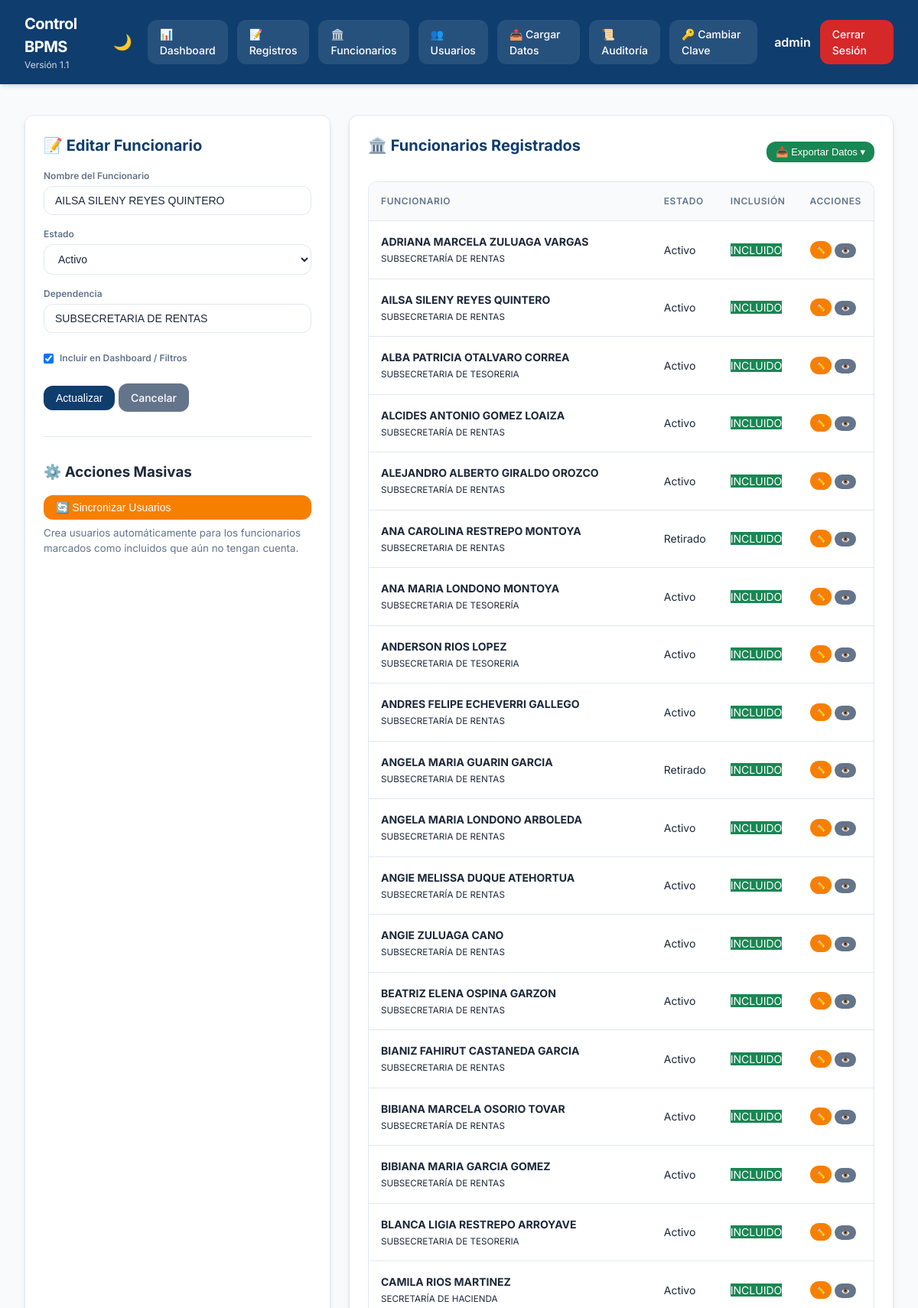
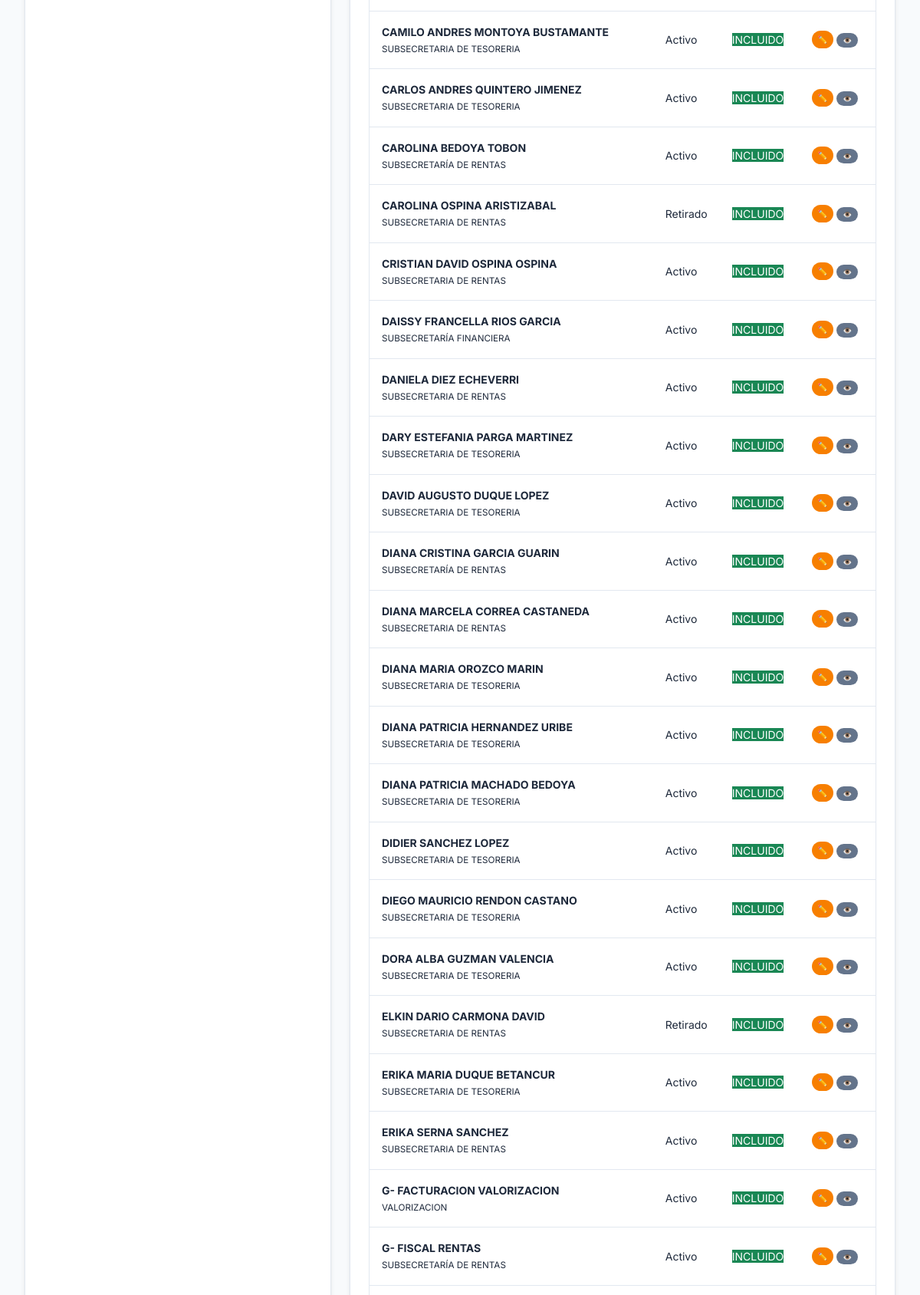
Screenshot of /admin/hacienda?edit_staff_id=2 (signed in, upper part) with the database file from the repository (2 pictures, top to bottom).
### tables this page shows
CREATE TABLE users (id INTEGER PRIMARY KEY AUTOINCREMENT, username TEXT UNIQUE NOT NULL, password_hash TEXT NOT NULL, role TEXT NOT NULL CHECK(role IN ('admin','user')), full_name TEXT, is_active INTEGER DEFAULT 1, force_password_change INTEGER DEFAULT 1, last_login_at TEXT);

CREATE TABLE hacienda_staff (id INTEGER PRIMARY KEY AUTOINCREMENT, name TEXT UNIQUE NOT NULL, status TEXT, dependency TEXT, include_flag INTEGER DEFAULT 1);

### app.py (the view, shortened to what this page needs)
@app.route("/admin/hacienda", methods=["GET","POST"])
def admin_hacienda():
    user = current_user()
    if not user or user["role"] != "admin": return redirect(url_for("login"))
    edit_id = request.args.get("edit_staff_id")
    edit_staff = database.query_one("SELECT * FROM hacienda_staff WHERE id=?", (edit_id,)) if edit_id else None
    staff = database.query_all("SELECT * FROM hacienda_staff ORDER BY name")
    return render_template("admin_hacienda.html", title="Hacienda", user=user, staff=staff, edit_staff=edit_staff)

### app.py (called while the page is built)
def current_user():
    username = session.get("username")
    return database.query_one("SELECT * FROM users WHERE username=?", (username,)) if username else None

### database.py (called while the page is built)
@contextmanager
def get_db():
    conn = sqlite3.connect(DB_PATH)
    conn.row_factory = sqlite3.Row
    try:
        yield conn
    finally:
        conn.close()

def query_all(sql, params=()):
    with get_db() as conn:
        return [dict(row) for row in conn.execute(sql, params).fetchall()]

def query_one(sql, params=()):
    with get_db() as conn:
        row = conn.execute(sql, params).fetchone()
        return dict(row) if row else None

### templates/admin_hacienda.html (shortened to what this page needs)
{% extends "base.html" %}
{% block content %}
<div class="admin-grid">
    <div class="panel">
        <h2>{% if edit_staff %}📝 Editar Funcionario{% else %}➕ Agregar Funcionario{% endif %}</h2>
        <form method="post" class="stack">
            <div class="field">
                <label>Nombre del Funcionario</label>
                <input type="text" name="name" value="{{ edit_staff.name if edit_staff else '' }}" required placeholder="Tal cual aparece en el Excel">
            </div>
            <div class="field">
                <label>Estado</label>
                <select name="status">
                    <option value="Activo" {% if edit_staff and edit_staff.status == 'Activo' %}selected{% endif %}>Activo</option>
                </select>
            </div>
            <div class="field">
                <label>Dependencia</label>
                <input type="text" name="dependency" value="{{ edit_staff.dependency if edit_staff else '' }}" placeholder="Opcional">
            </div>
            <div class="field" style="flex-direction: row; align-items: center; gap: 0.5rem; padding: 0.5rem 0;">
                <input type="checkbox" name="include_flag" id="include_flag" {% if not edit_staff or edit_staff.include_flag %}checked{% endif %}>
                <label for="include_flag">Incluir en Dashboard / Filtros</label>
            </div>
            <div class="button-row">
                <button type="submit" class="btn btn-primary">{% if edit_staff %}Actualizar{% else %}Agregar{% endif %}</button>
                {% if edit_staff %}
                <a href="{{ url_for('admin_hacienda') }}" class="btn btn-muted">Cancelar</a>
                {% endif %}
            </div>
        </form>
        <hr style="margin: 2rem 0; border: none; border-top: 1px solid var(--border);">
        <h3>⚙️ Acciones Masivas</h3>
        <form method="post" style="margin-top: 1rem;">
            <button type="submit" class="btn btn-secondary" style="width: 100%;">🔄 Sincronizar Usuarios</button>
            <p><small style="color: var(--text-muted); display: block; margin-top: 0.5rem;">Crea usuarios automáticamente para los funcionarios marcados como incluidos que aún no tengan cuenta.</small></p>
        </form>
    </div>
    <div class="panel">
        <div style="display: flex; justify-content: space-between; align-items: center; position: relative; z-index: 1050;">
            <h2>🏛️ Funcionarios Registrados</h2>
            <div class="export-dropdown">
                <button class="btn btn-success" style="padding: 6px 12px; font-size: 13px;">📥 Exportar Datos ▾</button>
            </div>
        </div>
        <div class="table-wrap" style="padding: 0; margin-top: 1rem;">
            <table>
                <thead>
                    <tr>
                        <th>Funcionario</th>
                        <th>Estado</th>
                        <th>Inclusión</th>
                        <th>Acciones</th>
                    </tr>
                </thead>
                <tbody>
                    {% for s in staff %}
                    <tr>
                        <td>
                            <b>{{ s.name }}</b><br>
                            <small>{{ s.dependency or '-' }}</small>
                        </td>
                        <td><span class="badge">{{ s.status }}</span></td>
                        <td>
                            <span class="badge" style="background: {{ 'var(--success)' if s.include_flag else 'var(--text-muted)' }}; color: white;">
                                {{ 'INCLUIDO' if s.include_flag else 'EXCLUIDO' }}
                            </span>
                        </td>
                        <td>
                            <div style="display: flex; gap: 0.25rem;">
                                <a href="{{ url_for('admin_hacienda', edit_staff_id=s.id) }}" class="btn btn-secondary" style="padding: 4px 8px; font-size: 10px;">✏️</a>
                                <form method="post" style="display:inline;">
                                    <button type="submit" class="btn btn-muted" style="padding: 4px 8px; font-size: 10px;" title="Alternar Inclusión">👁️</button>
                                </form>
                            </div>
                        </td>
                    </tr>
                    {% endfor %}
                </tbody>
            </table>
        </div>
    </div>
</div>
{% endblock %}

### templates/base.html (shortened to what this page needs)
<!DOCTYPE html>
<html lang="es">
<head>
    <link rel="stylesheet" href="{{ url_for('static', filename='styles.css') }}">
</head>
<body class="{% if request.cookies.get('theme') == 'dark' %}dark-mode{% endif %}">
    {% if user %}
    <header class="topbar">
        <div class="topbar-left">
            <h1>Control BPMS</h1>
            <div class="sub">Versión 1.1</div>
        </div>
        <nav class="nav-right">
            <button class="theme-toggle" id="themeToggle" title="Cambiar tema">
                {% if request.cookies.get('theme') == 'dark' %}☀️{% else %}🌙{% endif %}
            </button>
            <a href="{{ url_for('dashboard') }}" class="navbtn">📊 Dashboard</a>
            <a href="{{ url_for('registros') }}" class="navbtn">📝 Registros</a>
            {% if user.role == 'admin' %}
            <a href="{{ url_for('admin_hacienda') }}" class="navbtn">🏛️ Funcionarios</a>
            <a href="{{ url_for('admin_users') }}" class="navbtn">👥 Usuarios</a>
            <a href="{{ url_for('admin_upload') }}" class="navbtn">📤 Cargar Datos</a>
            <a href="{{ url_for('admin_audit') }}" class="navbtn">📜 Auditoría</a>
            {% endif %}
            <a href="{{ url_for('change_password') }}" class="navbtn">🔑 Cambiar Clave</a>
            <span class="user-badge" style="margin-left: 10px; font-weight: 600;">{{ user.username }}</span>
            <a href="{{ url_for('logout') }}" class="logout">Cerrar Sesión</a>
        </nav>
    </header>
    {% endif %}
    <main class="content">
        {% block content %}{% endblock %}
    </main>
</body>
</html>

### static/styles.css (style rules this page uses)
:root { --primary: #0f3d6e; --primary-light: #1e56a0; --secondary: #f77f00; --success: #198754; --danger: #d62828; --warning: #fcbf49; --info: #4cc9f0; --bg: #f8fafc; --surface: #ffffff; --text: #1e293b; --text-muted: #64748b; --border: #e2e8f0; --shadow: 0 4px 6px -1px rgb(0 0 0 / 0.1), 0 2px 4px -2px rgb(0 0 0 / 0.1); --glass-bg: rgba(255, 255, 255, 0.7); --glass-border: rgba(255, 255, 255, 0.3); --radius: 12px; --transition: all 0.3s cubic-bezier(0.4, 0, 0.2, 1); }
* { box-sizing: border-box; margin: 0; padding: 0; }
body { font-family: 'Inter', system-ui, -apple-system, sans-serif; background-color: var(--bg); color: var(--text); line-height: 1.5; transition: var(--transition); min-height: 100vh; }
.topbar { display: flex; justify-content: space-between; align-items: center; padding: 1rem 2rem; background-color: var(--primary); color: white; position: sticky; top: 0; z-index: 1000; box-shadow: var(--shadow); }
.topbar-left h1 { font-size: 1.25rem; font-weight: 700; letter-spacing: -0.025em; }
.topbar-left .sub { font-size: 0.75rem; opacity: 0.8; }
.nav-right { display: flex; gap: 0.75rem; align-items: center; }
.navbtn, .logout, .btn { padding: 0.5rem 1rem; border-radius: var(--radius); text-decoration: none; font-weight: 500; font-size: 0.875rem; transition: var(--transition); border: none; cursor: pointer; display: inline-flex; align-items: center; gap: 0.5rem; }
.navbtn { background: rgba(255, 255, 255, 0.1); color: white; }
.logout { background: var(--danger); color: white; }
.theme-toggle { background: transparent; border: none; color: white; font-size: 1.25rem; cursor: pointer; padding: 0.5rem; border-radius: 50%; transition: var(--transition); }
.filters select, .filters input, .stack input, .stack select, textarea { padding: 0.625rem 0.875rem; border: 1px solid var(--border); border-radius: var(--radius); background-color: var(--surface); color: var(--text); font-size: 0.875rem; transition: var(--transition); outline: none; }
.btn-primary { background: var(--primary); color: white; }
.btn-secondary { background: var(--secondary); color: white; }
.btn-muted { background: var(--text-muted); color: white; }
.btn-success { background: var(--success); color: white; }
.table-wrap { padding: 0 2rem 2rem; overflow-x: auto; }
table { width: 100%; border-collapse: separate; border-spacing: 0; background-color: var(--surface); border-radius: var(--radius); overflow: hidden; border: 1px solid var(--border); box-shadow: var(--shadow); }
th, td { padding: 1rem; font-size: 0.875rem; text-align: left; border-bottom: 1px solid var(--border); }
th { background-color: var(--bg); font-weight: 600; color: var(--text-muted); text-transform: uppercase; font-size: 0.75rem; letter-spacing: 0.05em; position: sticky; top: 0; }
.admin-grid { display: grid; grid-template-columns: 400px 1fr; gap: 1.5rem; padding: 1.5rem 2rem; }
.panel { background-color: var(--surface); border: 1px solid var(--border); border-radius: var(--radius); padding: 1.5rem; box-shadow: var(--shadow); }
.panel h2 { margin-bottom: 1rem; font-size: 1.25rem; color: var(--primary); }
.stack { display: flex; flex-direction: column; gap: 1rem; }
.field { display: flex; flex-direction: column; gap: 0.25rem; }
.field label { font-size: 0.75rem; font-weight: 600; color: var(--text-muted); }
.card, tr, .panel { animation: fadeIn 0.4s ease-out forwards; }
.export-dropdown { position: relative; display: inline-block; z-index: 1010; }

### rows the page displays
users: username "admin"
hacienda_staff: name "AILSA SILENY REYES QUINTERO", status "Activo", dependency "SUBSECRETARIA DE RENTAS", include_flag "☑", include_flag "INCLUIDO"
hacienda_staff: name "ADRIANA MARCELA ZULUAGA VARGAS", dependency "SUBSECRETARÍA DE RENTAS", status "Activo", include_flag "INCLUIDO"
hacienda_staff: name "ALBA PATRICIA OTALVARO CORREA", dependency "SUBSECRETARIA DE TESORERIA", status "Activo", include_flag "INCLUIDO"
hacienda_staff: name "ALCIDES ANTONIO GOMEZ LOAIZA", dependency "SUBSECRETARÍA DE RENTAS", status "Activo", include_flag "INCLUIDO"
hacienda_staff: name "ALEJANDRO ALBERTO GIRALDO OROZCO", dependency "SUBSECRETARÍA DE RENTAS", status "Activo", include_flag "INCLUIDO"
hacienda_staff: name "ANA CAROLINA RESTREPO MONTOYA", dependency "SUBSECRETARIA DE RENTAS", status "Retirado", include_flag "INCLUIDO"
hacienda_staff: name "ANA MARIA LONDONO MONTOYA", dependency "SUBSECRETARIA DE TESORERÍA", status "Activo", include_flag "INCLUIDO"
hacienda_staff: name "ANDERSON RIOS LOPEZ", dependency "SUBSECRETARIA DE TESORERIA", status "Activo", include_flag "INCLUIDO"
hacienda_staff: name "ANDRES FELIPE ECHEVERRI GALLEGO", dependency "SUBSECRETARÍA DE RENTAS", status "Activo", include_flag "INCLUIDO"
hacienda_staff: name "ANGELA MARIA GUARIN GARCIA", dependency "SUBSECRETARIA DE RENTAS", status "Retirado", include_flag "INCLUIDO"
hacienda_staff: name "ANGELA MARIA LONDONO ARBOLEDA", dependency "SUBSECRETARIA DE RENTAS", status "Activo", include_flag "INCLUIDO"
hacienda_staff: name "ANGIE MELISSA DUQUE ATEHORTUA", dependency "SUBSECRETARÍA DE RENTAS", status "Activo", include_flag "INCLUIDO"
hacienda_staff: name "ANGIE ZULUAGA CANO", dependency "SUBSECRETARÍA DE RENTAS", status "Activo", include_flag "INCLUIDO"
hacienda_staff: name "BEATRIZ ELENA OSPINA GARZON", dependency "SUBSECRETARIA DE RENTAS", status "Activo", include_flag "INCLUIDO"
hacienda_staff: name "BIANIZ FAHIRUT CASTANEDA GARCIA", dependency "SUBSECRETARIA DE RENTAS", status "Activo", include_flag "INCLUIDO"
hacienda_staff: name "BIBIANA MARCELA OSORIO TOVAR", dependency "SUBSECRETARÍA DE RENTAS", status "Activo", include_flag "INCLUIDO"
hacienda_staff: name "BIBIANA MARIA GARCIA GOMEZ", dependency "SUBSECRETARÍA DE RENTAS", status "Activo", include_flag "INCLUIDO"
hacienda_staff: name "BLANCA LIGIA RESTREPO ARROYAVE", dependency "SUBSECRETARIA DE TESORERIA", status "Activo", include_flag "INCLUIDO"
hacienda_staff: name "CAMILA RIOS MARTINEZ", dependency "SECRETARÍA DE HACIENDA", status "Activo", include_flag "INCLUIDO"
hacienda_staff: name "CAMILO ANDRES MONTOYA BUSTAMANTE", dependency "SUBSECRETARIA DE TESORERIA", status "Activo", include_flag "INCLUIDO"
hacienda_staff: name "CARLOS ANDRES QUINTERO JIMENEZ", dependency "SUBSECRETARIA DE TESORERIA", status "Activo", include_flag "INCLUIDO"
hacienda_staff: name "CAROLINA BEDOYA TOBON", dependency "SUBSECRETARÍA DE RENTAS", status "Activo", include_flag "INCLUIDO"
hacienda_staff: name "CAROLINA OSPINA ARISTIZABAL", dependency "SUBSECRETARIA DE RENTAS", status "Retirado", include_flag "INCLUIDO"
hacienda_staff: name "CRISTIAN DAVID OSPINA OSPINA", dependency "SUBSECRETARIA DE RENTAS", status "Activo", include_flag "INCLUIDO"
hacienda_staff: name "DAISSY FRANCELLA RIOS GARCIA", dependency "SUBSECRETARÍA FINANCIERA", status "Activo", include_flag "INCLUIDO"
hacienda_staff: name "DANIELA DIEZ ECHEVERRI", dependency "SUBSECRETARIA DE RENTAS", status "Activo", include_flag "INCLUIDO"
hacienda_staff: name "DARY ESTEFANIA PARGA MARTINEZ", dependency "SUBSECRETARIA DE TESORERIA", status "Activo", include_flag "INCLUIDO"
hacienda_staff: name "DAVID AUGUSTO DUQUE LOPEZ", dependency "SUBSECRETARIA DE TESORERIA", status "Activo", include_flag "INCLUIDO"
hacienda_staff: name "DIANA CRISTINA GARCIA GUARIN", dependency "SUBSECRETARÍA DE RENTAS", status "Activo", include_flag "INCLUIDO"
hacienda_staff: name "DIANA MARCELA CORREA CASTANEDA", dependency "SUBSECRETARIA DE RENTAS", status "Activo", include_flag "INCLUIDO"
hacienda_staff: name "DIANA MARIA OROZCO MARIN", dependency "SUBSECRETARIA DE TESORERIA", status "Activo", include_flag "INCLUIDO"
hacienda_staff: name "DIANA PATRICIA HERNANDEZ URIBE", dependency "SUBSECRETARIA DE TESORERIA", status "Activo", include_flag "INCLUIDO"
hacienda_staff: name "DIANA PATRICIA MACHADO BEDOYA", dependency "SUBSECRETARIA DE TESORERIA", status "Activo", include_flag "INCLUIDO"
hacienda_staff: name "DIDIER SANCHEZ LOPEZ", dependency "SUBSECRETARIA DE TESORERIA", status "Activo", include_flag "INCLUIDO"
hacienda_staff: name "DIEGO MAURICIO RENDON CASTANO", dependency "SUBSECRETARIA DE TESORERIA", status "Activo", include_flag "INCLUIDO"
hacienda_staff: name "DORA ALBA GUZMAN VALENCIA", dependency "SUBSECRETARIA DE TESORERIA", status "Activo", include_flag "INCLUIDO"
hacienda_staff: name "ELKIN DARIO CARMONA DAVID", dependency "SUBSECRETARIA DE RENTAS", status "Retirado", include_flag "INCLUIDO"
hacienda_staff: name "ERIKA MARIA DUQUE BETANCUR", dependency "SUBSECRETARIA DE TESORERIA", status "Activo", include_flag "INCLUIDO"
hacienda_staff: name "ERIKA SERNA SANCHEZ", dependency "SUBSECRETARIA DE RENTAS", status "Activo", include_flag "INCLUIDO"
hacienda_staff: name "G- FACTURACION VALORIZACION", dependency "VALORIZACION", status "Activo", include_flag "INCLUIDO"
hacienda_staff: name "G- FISCAL RENTAS", dependency "SUBSECRETARÍA DE RENTAS", status "Activo", include_flag "INCLUIDO"
